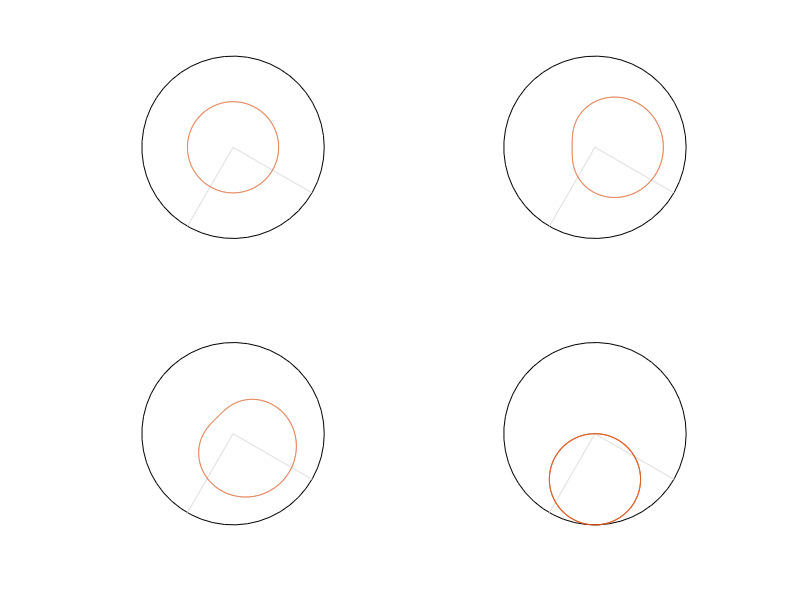

The MATLAB script that drew this image:

clf
subplot(2,2,1)
theta = linspace(-pi, pi, 1000);

rho = ones(1,length(theta));

t = 0 : .01 : 2 * pi;
P = polar(t, 2 * ones(size(t)));
set(P, 'Visible', 'off')
hold on
p = polar(theta,rho);
title(sprintf('No Coupling, Flat Phase Distribution of Phase\n PLI = 0. R = 0'))
%%
T = findall(gca,'type','text');
%%
delete(T([1:2, 4:end]))
%%
h = findall(gca,'type','line');

% remove the handle for the polar plot line from the array
h(h == p) = [];
% delete all other lines
%%
delete(h([3:4, 6:end]));
%%
subplot(2,2,2)
theta = linspace(-pi, pi, 1000);

rho = (cos(theta)+1)/2 + 0.5;

t = 0 : .01 : 2 * pi;
P = polar(t, 2 * ones(size(t)));
set(P, 'Visible', 'off')
hold on
p = polar(theta,rho);
title(sprintf('Coupling around 0 mod pi\n PLI = 0. 0 < R < 1'))
%%
T = findall(gca,'type','text');
%%
delete(T([1:2, 4:end]))
%%
h = findall(gca,'type','line');

% remove the handle for the polar plot line from the array
h(h == p) = [];
% delete all other lines
%%
delete(h([3:4, 6:end]));

%%
subplot(2,2,3)
theta = linspace(-pi, pi, 1000);

rho = (cos(theta+(pi/4))+1)/2 + 0.5;

t = 0 : .01 : 2 * pi;
P = polar(t, 2 * ones(size(t)));
set(P, 'Visible', 'off')
hold on
p = polar(theta,rho);
title(sprintf('Coupling around pi/4 away from 0 mod pi\n 0 < PLI < 1. 0 < R < 1'))
%%
T = findall(gca,'type','text');
%%
delete(T([1:2, 4:end]))
%%
h = findall(gca,'type','line');

% remove the handle for the polar plot line from the array
h(h == p) = [];
% delete all other lines
%%
delete(h([3:4, 6:end]));


%%
subplot(2,2,4)
theta = linspace(-pi, pi, 1000);

rho = 2*(cos(theta+(pi/2)));

t = 0 : .01 : 2 * pi;
P = polar(t, 2 * ones(size(t)));
set(P, 'Visible', 'off')
hold on
p = polar(theta,rho);
title(sprintf('Coupling around pi/2 away from 0 mod pi\n PLI ~ 1. 0 << R < 1'))
%%
T = findall(gca,'type','text');
%%
delete(T([1:2, 4:end]))
%%
h = findall(gca,'type','line');

% remove the handle for the polar plot line from the array
h(h == p) = [];
% delete all other lines
%%
delete(h([3:4, 6:end]));